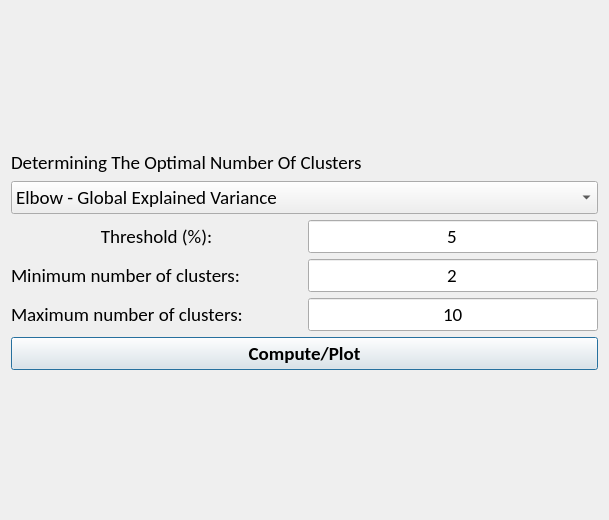
<?xml version="1.0" encoding="UTF-8"?>
<ui version="4.0">
 <class>Dialog</class>
 <widget class="QDialog" name="Dialog">
  <property name="geometry">
   <rect>
    <x>0</x>
    <y>0</y>
    <width>609</width>
    <height>520</height>
   </rect>
  </property>
  <property name="font">
   <font>
    <family>Calibri</family>
    <pointsize>14</pointsize>
   </font>
  </property>
  <property name="windowTitle">
   <string>Dialog</string>
  </property>
  <layout class="QGridLayout" name="gridLayout_2">
   <item row="0" column="0">
    <layout class="QGridLayout" name="gridLayout">
     <item row="4" column="0">
      <widget class="QLabel" name="optimizer_min_label">
       <property name="sizePolicy">
        <sizepolicy hsizetype="Preferred" vsizetype="Maximum">
         <horstretch>0</horstretch>
         <verstretch>0</verstretch>
        </sizepolicy>
       </property>
       <property name="font">
        <font>
         <pointsize>14</pointsize>
        </font>
       </property>
       <property name="text">
        <string>Minimum number of clusters: </string>
       </property>
      </widget>
     </item>
     <item row="1" column="0" colspan="2">
      <widget class="QComboBox" name="optimizer_combobox">
       <item>
        <property name="text">
         <string>Elbow - Global Explained Variance</string>
        </property>
       </item>
       <item>
        <property name="text">
         <string>Elbow - Residual Variance</string>
        </property>
       </item>
       <item>
        <property name="text">
         <string>Silhouette Method</string>
        </property>
       </item>
       <item>
        <property name="text">
         <string>Cross Validation</string>
        </property>
       </item>
       <item>
        <property name="text">
         <string>Gap Statistic</string>
        </property>
       </item>
      </widget>
     </item>
     <item row="6" column="0" colspan="2">
      <widget class="QPushButton" name="optimizer_button">
       <property name="sizePolicy">
        <sizepolicy hsizetype="Preferred" vsizetype="Maximum">
         <horstretch>0</horstretch>
         <verstretch>0</verstretch>
        </sizepolicy>
       </property>
       <property name="font">
        <font>
         <pointsize>14</pointsize>
         <weight>75</weight>
         <bold>true</bold>
        </font>
       </property>
       <property name="cursor">
        <cursorShape>PointingHandCursor</cursorShape>
       </property>
       <property name="text">
        <string>Compute/Plot</string>
       </property>
      </widget>
     </item>
     <item row="0" column="0" colspan="2">
      <widget class="QLabel" name="optimizer_top_label">
       <property name="sizePolicy">
        <sizepolicy hsizetype="Preferred" vsizetype="Maximum">
         <horstretch>0</horstretch>
         <verstretch>0</verstretch>
        </sizepolicy>
       </property>
       <property name="text">
        <string>Determining The Optimal Number Of Clusters</string>
       </property>
      </widget>
     </item>
     <item row="5" column="1">
      <widget class="QLineEdit" name="optimizer_max_input">
       <property name="sizePolicy">
        <sizepolicy hsizetype="Preferred" vsizetype="Maximum">
         <horstretch>0</horstretch>
         <verstretch>0</verstretch>
        </sizepolicy>
       </property>
       <property name="font">
        <font>
         <pointsize>14</pointsize>
         <weight>50</weight>
         <bold>false</bold>
        </font>
       </property>
       <property name="text">
        <string>10</string>
       </property>
       <property name="maxLength">
        <number>2</number>
       </property>
       <property name="alignment">
        <set>Qt::AlignCenter</set>
       </property>
      </widget>
     </item>
     <item row="5" column="0">
      <widget class="QLabel" name="optimizer_max_label">
       <property name="sizePolicy">
        <sizepolicy hsizetype="Preferred" vsizetype="Maximum">
         <horstretch>0</horstretch>
         <verstretch>0</verstretch>
        </sizepolicy>
       </property>
       <property name="font">
        <font>
         <pointsize>14</pointsize>
        </font>
       </property>
       <property name="text">
        <string>Maximum number of clusters: </string>
       </property>
      </widget>
     </item>
     <item row="3" column="0" colspan="2">
      <layout class="QVBoxLayout" name="Figure_Layout"/>
     </item>
     <item row="4" column="1">
      <widget class="QLineEdit" name="optimizer_min_input">
       <property name="sizePolicy">
        <sizepolicy hsizetype="Preferred" vsizetype="Maximum">
         <horstretch>0</horstretch>
         <verstretch>0</verstretch>
        </sizepolicy>
       </property>
       <property name="font">
        <font>
         <pointsize>14</pointsize>
         <weight>50</weight>
         <bold>false</bold>
        </font>
       </property>
       <property name="text">
        <string>2</string>
       </property>
       <property name="maxLength">
        <number>2</number>
       </property>
       <property name="alignment">
        <set>Qt::AlignCenter</set>
       </property>
      </widget>
     </item>
     <item row="2" column="0">
      <widget class="QLabel" name="optimizer_stop_condition_label">
       <property name="sizePolicy">
        <sizepolicy hsizetype="Preferred" vsizetype="Maximum">
         <horstretch>0</horstretch>
         <verstretch>0</verstretch>
        </sizepolicy>
       </property>
       <property name="text">
        <string>Threshold (%):</string>
       </property>
       <property name="alignment">
        <set>Qt::AlignCenter</set>
       </property>
      </widget>
     </item>
     <item row="2" column="1">
      <widget class="QLineEdit" name="optimizer_stopping_threshold_input">
       <property name="sizePolicy">
        <sizepolicy hsizetype="Preferred" vsizetype="Maximum">
         <horstretch>0</horstretch>
         <verstretch>0</verstretch>
        </sizepolicy>
       </property>
       <property name="text">
        <string>5</string>
       </property>
       <property name="alignment">
        <set>Qt::AlignCenter</set>
       </property>
      </widget>
     </item>
    </layout>
   </item>
  </layout>
 </widget>
 <resources/>
 <connections/>
</ui>
